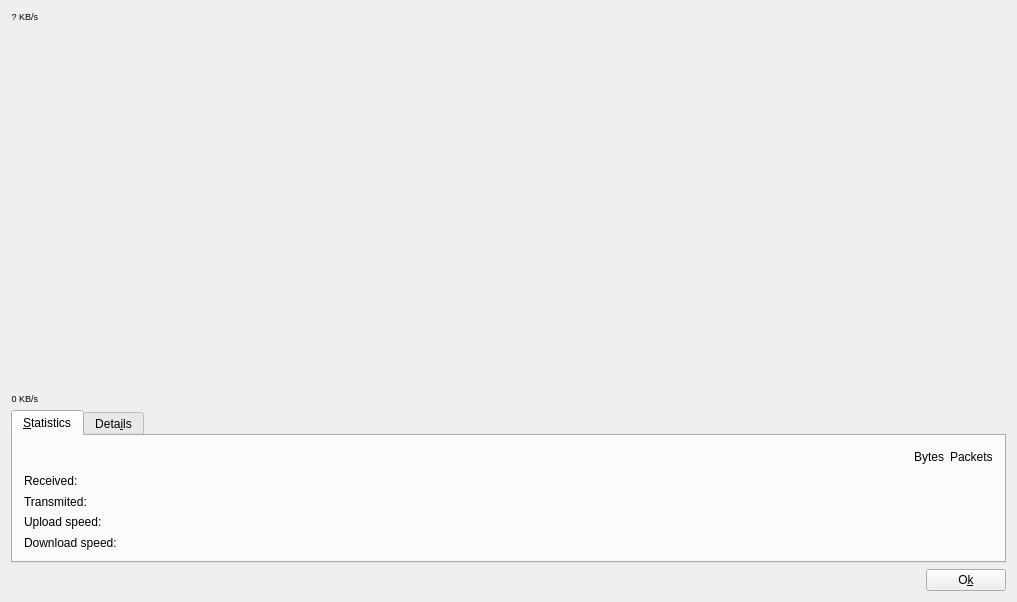
<?xml version="1.0" encoding="UTF-8"?>
<ui version="4.0">
 <class>StatisticsBase</class>
 <widget class="QDialog" name="StatisticsBase">
  <property name="geometry">
   <rect>
    <x>0</x>
    <y>0</y>
    <width>1017</width>
    <height>602</height>
   </rect>
  </property>
  <property name="sizePolicy">
   <sizepolicy hsizetype="Preferred" vsizetype="Preferred">
    <horstretch>0</horstretch>
    <verstretch>0</verstretch>
   </sizepolicy>
  </property>
  <property name="windowTitle">
   <string>KNetStats</string>
  </property>
  <layout class="QGridLayout" name="gridLayout_3">
   <item row="0" column="0">
    <layout class="QGridLayout" name="gridLayout_2">
     <property name="spacing">
      <number>6</number>
     </property>
     <item row="1" column="0">
      <widget class="QLabel" name="mMaxSpeed">
       <property name="font">
        <font>
         <pointsize>7</pointsize>
        </font>
       </property>
       <property name="text">
        <string>? KB/s</string>
       </property>
       <property name="alignment">
        <set>Qt::AlignRight|Qt::AlignTrailing|Qt::AlignVCenter</set>
       </property>
       <property name="wordWrap">
        <bool>false</bool>
       </property>
      </widget>
     </item>
     <item row="1" column="1" rowspan="3">
      <widget class="QWidget" name="mChartHolder" native="true">
       <property name="sizePolicy">
        <sizepolicy hsizetype="Expanding" vsizetype="Expanding">
         <horstretch>0</horstretch>
         <verstretch>0</verstretch>
        </sizepolicy>
       </property>
       <property name="minimumSize">
        <size>
         <width>0</width>
         <height>0</height>
        </size>
       </property>
       <layout class="QHBoxLayout" name="horizontalLayout_2">
        <property name="spacing">
         <number>0</number>
        </property>
        <property name="leftMargin">
         <number>0</number>
        </property>
        <property name="topMargin">
         <number>0</number>
        </property>
        <property name="rightMargin">
         <number>0</number>
        </property>
        <property name="bottomMargin">
         <number>0</number>
        </property>
        <item>
         <layout class="QHBoxLayout" name="mChart">
          <property name="spacing">
           <number>0</number>
          </property>
         </layout>
        </item>
       </layout>
      </widget>
     </item>
     <item row="3" column="0">
      <widget class="QLabel" name="textLabel2_3">
       <property name="font">
        <font>
         <pointsize>7</pointsize>
        </font>
       </property>
       <property name="text">
        <string>0 KB/s</string>
       </property>
       <property name="alignment">
        <set>Qt::AlignRight|Qt::AlignTrailing|Qt::AlignVCenter</set>
       </property>
       <property name="wordWrap">
        <bool>false</bool>
       </property>
      </widget>
     </item>
     <item row="2" column="0">
      <spacer name="spacer4_2">
       <property name="orientation">
        <enum>Qt::Vertical</enum>
       </property>
       <property name="sizeType">
        <enum>QSizePolicy::Expanding</enum>
       </property>
       <property name="sizeHint" stdset="0">
        <size>
         <width>20</width>
         <height>326</height>
        </size>
       </property>
      </spacer>
     </item>
    </layout>
   </item>
   <item row="2" column="0">
    <layout class="QHBoxLayout">
     <item>
      <spacer name="spacer2">
       <property name="orientation">
        <enum>Qt::Horizontal</enum>
       </property>
       <property name="sizeType">
        <enum>QSizePolicy::Expanding</enum>
       </property>
       <property name="sizeHint" stdset="0">
        <size>
         <width>91</width>
         <height>20</height>
        </size>
       </property>
      </spacer>
     </item>
     <item>
      <widget class="QPushButton" name="mOk">
       <property name="sizePolicy">
        <sizepolicy hsizetype="Minimum" vsizetype="Maximum">
         <horstretch>0</horstretch>
         <verstretch>0</verstretch>
        </sizepolicy>
       </property>
       <property name="text">
        <string>O&amp;k</string>
       </property>
       <property name="autoDefault">
        <bool>false</bool>
       </property>
      </widget>
     </item>
    </layout>
   </item>
   <item row="1" column="0">
    <widget class="QTabWidget" name="tabWidget">
     <property name="sizePolicy">
      <sizepolicy hsizetype="Expanding" vsizetype="Maximum">
       <horstretch>0</horstretch>
       <verstretch>0</verstretch>
      </sizepolicy>
     </property>
     <property name="currentIndex">
      <number>0</number>
     </property>
     <widget class="QWidget" name="tab_2">
      <attribute name="title">
       <string>&amp;Statistics</string>
      </attribute>
      <layout class="QGridLayout">
       <item row="3" column="0">
        <widget class="QLabel" name="mLabel5">
         <property name="text">
          <string>Upload speed:</string>
         </property>
         <property name="wordWrap">
          <bool>false</bool>
         </property>
        </widget>
       </item>
       <item row="1" column="0">
        <widget class="QLabel" name="mLabel1">
         <property name="text">
          <string>Received:</string>
         </property>
         <property name="wordWrap">
          <bool>false</bool>
         </property>
        </widget>
       </item>
       <item row="4" column="0">
        <widget class="QLabel" name="mLabel6">
         <property name="text">
          <string>Download speed:</string>
         </property>
         <property name="wordWrap">
          <bool>false</bool>
         </property>
        </widget>
       </item>
       <item row="2" column="0">
        <widget class="QLabel" name="mLabel2">
         <property name="text">
          <string>Transmited:</string>
         </property>
         <property name="wordWrap">
          <bool>false</bool>
         </property>
        </widget>
       </item>
       <item row="0" column="0">
        <spacer name="spacer2_2">
         <property name="orientation">
          <enum>Qt::Horizontal</enum>
         </property>
         <property name="sizeType">
          <enum>QSizePolicy::Expanding</enum>
         </property>
         <property name="sizeHint" stdset="0">
          <size>
           <width>71</width>
           <height>20</height>
          </size>
         </property>
        </spacer>
       </item>
       <item row="4" column="2">
        <widget class="QLabel" name="mPktSpeedRx">
         <property name="alignment">
          <set>Qt::AlignRight|Qt::AlignTrailing|Qt::AlignVCenter</set>
         </property>
         <property name="wordWrap">
          <bool>false</bool>
         </property>
        </widget>
       </item>
       <item row="0" column="1">
        <widget class="QLabel" name="textLabel1">
         <property name="text">
          <string>Bytes</string>
         </property>
         <property name="wordWrap">
          <bool>false</bool>
         </property>
        </widget>
       </item>
       <item row="1" column="2">
        <widget class="QLabel" name="mPRx">
         <property name="alignment">
          <set>Qt::AlignRight|Qt::AlignTrailing|Qt::AlignVCenter</set>
         </property>
         <property name="wordWrap">
          <bool>false</bool>
         </property>
        </widget>
       </item>
       <item row="3" column="1">
        <widget class="QLabel" name="mByteSpeedTx">
         <property name="alignment">
          <set>Qt::AlignRight|Qt::AlignTrailing|Qt::AlignVCenter</set>
         </property>
         <property name="wordWrap">
          <bool>false</bool>
         </property>
        </widget>
       </item>
       <item row="2" column="1">
        <widget class="QLabel" name="mBTx">
         <property name="alignment">
          <set>Qt::AlignRight|Qt::AlignTrailing|Qt::AlignVCenter</set>
         </property>
         <property name="wordWrap">
          <bool>false</bool>
         </property>
        </widget>
       </item>
       <item row="2" column="2">
        <widget class="QLabel" name="mPTx">
         <property name="alignment">
          <set>Qt::AlignRight|Qt::AlignTrailing|Qt::AlignVCenter</set>
         </property>
         <property name="wordWrap">
          <bool>false</bool>
         </property>
        </widget>
       </item>
       <item row="3" column="2">
        <widget class="QLabel" name="mPktSpeedTx">
         <property name="alignment">
          <set>Qt::AlignRight|Qt::AlignTrailing|Qt::AlignVCenter</set>
         </property>
         <property name="wordWrap">
          <bool>false</bool>
         </property>
        </widget>
       </item>
       <item row="1" column="1">
        <widget class="QLabel" name="mBRx">
         <property name="alignment">
          <set>Qt::AlignRight|Qt::AlignTrailing|Qt::AlignVCenter</set>
         </property>
         <property name="wordWrap">
          <bool>false</bool>
         </property>
        </widget>
       </item>
       <item row="4" column="1">
        <widget class="QLabel" name="mByteSpeedRx">
         <property name="alignment">
          <set>Qt::AlignRight|Qt::AlignTrailing|Qt::AlignVCenter</set>
         </property>
         <property name="wordWrap">
          <bool>false</bool>
         </property>
        </widget>
       </item>
       <item row="0" column="2">
        <widget class="QLabel" name="textLabel2">
         <property name="text">
          <string>Packets</string>
         </property>
         <property name="wordWrap">
          <bool>false</bool>
         </property>
        </widget>
       </item>
      </layout>
     </widget>
     <widget class="QWidget" name="tab">
      <attribute name="title">
       <string>Deta&amp;ils</string>
      </attribute>
      <layout class="QGridLayout" name="gridLayout">
       <item row="0" column="0">
        <widget class="QLabel" name="textLabel1_2">
         <property name="text">
          <string>IP:</string>
         </property>
         <property name="wordWrap">
          <bool>false</bool>
         </property>
        </widget>
       </item>
       <item row="0" column="1" rowspan="4">
        <spacer name="spacer5">
         <property name="orientation">
          <enum>Qt::Horizontal</enum>
         </property>
         <property name="sizeType">
          <enum>QSizePolicy::Expanding</enum>
         </property>
         <property name="sizeHint" stdset="0">
          <size>
           <width>51</width>
           <height>80</height>
          </size>
         </property>
        </spacer>
       </item>
       <item row="0" column="2">
        <widget class="QLabel" name="mIP">
         <property name="text">
          <string/>
         </property>
         <property name="alignment">
          <set>Qt::AlignRight|Qt::AlignTrailing|Qt::AlignVCenter</set>
         </property>
         <property name="wordWrap">
          <bool>false</bool>
         </property>
         <property name="margin">
          <number>1</number>
         </property>
        </widget>
       </item>
       <item row="1" column="0">
        <widget class="QLabel" name="textLabel2_2">
         <property name="text">
          <string>Netmask:</string>
         </property>
         <property name="wordWrap">
          <bool>false</bool>
         </property>
        </widget>
       </item>
       <item row="1" column="2">
        <widget class="QLabel" name="mNetmask">
         <property name="text">
          <string/>
         </property>
         <property name="alignment">
          <set>Qt::AlignRight|Qt::AlignTrailing|Qt::AlignVCenter</set>
         </property>
         <property name="wordWrap">
          <bool>false</bool>
         </property>
         <property name="margin">
          <number>1</number>
         </property>
        </widget>
       </item>
       <item row="2" column="0">
        <widget class="QLabel" name="textLabel3">
         <property name="text">
          <string>MAC:</string>
         </property>
         <property name="wordWrap">
          <bool>false</bool>
         </property>
        </widget>
       </item>
       <item row="2" column="2">
        <widget class="QLabel" name="mMAC">
         <property name="text">
          <string/>
         </property>
         <property name="alignment">
          <set>Qt::AlignRight|Qt::AlignTrailing|Qt::AlignVCenter</set>
         </property>
         <property name="wordWrap">
          <bool>false</bool>
         </property>
         <property name="margin">
          <number>1</number>
         </property>
        </widget>
       </item>
       <item row="3" column="0">
        <widget class="QLabel" name="textLabel7">
         <property name="text">
          <string>MTU:</string>
         </property>
         <property name="wordWrap">
          <bool>false</bool>
         </property>
        </widget>
       </item>
       <item row="3" column="2">
        <widget class="QLabel" name="mMTU">
         <property name="text">
          <string/>
         </property>
         <property name="alignment">
          <set>Qt::AlignRight|Qt::AlignTrailing|Qt::AlignVCenter</set>
         </property>
         <property name="wordWrap">
          <bool>false</bool>
         </property>
         <property name="margin">
          <number>1</number>
         </property>
        </widget>
       </item>
       <item row="4" column="0" colspan="2">
        <spacer name="spacer4">
         <property name="orientation">
          <enum>Qt::Vertical</enum>
         </property>
         <property name="sizeType">
          <enum>QSizePolicy::Expanding</enum>
         </property>
         <property name="sizeHint" stdset="0">
          <size>
           <width>200</width>
           <height>21</height>
          </size>
         </property>
        </spacer>
       </item>
      </layout>
     </widget>
    </widget>
   </item>
  </layout>
 </widget>
 <layoutdefault spacing="6" margin="11"/>
 <tabstops>
  <tabstop>tabWidget</tabstop>
  <tabstop>mOk</tabstop>
 </tabstops>
 <resources/>
 <connections/>
</ui>
